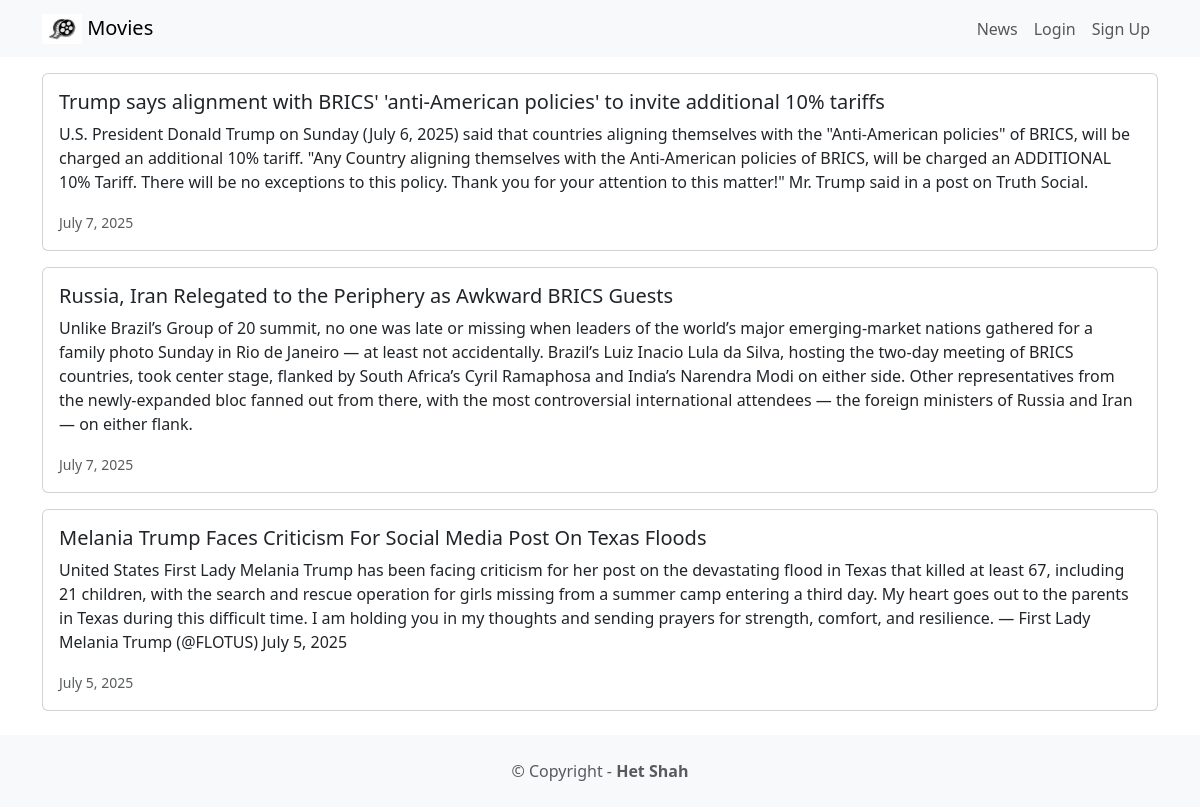
Page /news/ on the committed database.
### news/models.py (models this page shows, shortened)
class News(models.Model):
    headline=models.CharField(max_length=200)
    body=models.TextField()
    date=models.DateField()

### news/views.py (the view)
# urls.py: path('news/',include('news.urls')),
def news(request):
    newss=News.objects.all().order_by('-date')
    return render(request,'news.html',{'newss':newss})

### news/templates/news.html
{% extends 'base.html' %}
{% block content %}
    {% for news in newss %}
        <div class="card mb-3">
            <div class="row g-0">
                <div>
                <div class="card-body">
                    <h5 class="card-title">{{ news.headline}}</h5>
                    <p class="card-text">{{ news.body }}</p>
                    <p class="card-text">
                        <small class="text-muted">
                            {{ news.date }}
                        </small>
                    </p>
                </div>
            </div>
        </div>
    </div>
    {% endfor %}
{% endblock %}

### rows in the picture
News: headline "Trump says alignment with BRICS' 'anti-American policies' to invite additional 10% tariffs", body "U.S. President Donald Trump on Sunday (July 6, 2025) said that countries aligning themselves with the \"Anti-American policies\" of BRICS, will be charged an additional 10% tariff. \"Any Country aligning themselves with the Anti-American policies of BRICS, will be charged an ADDITIONAL 10% Tariff. There will be no exceptions to this policy. Thank you for your attention to this matter!\" Mr. Trump said in a post on Truth Social.", date "July 7, 2025"
News: headline "Russia, Iran Relegated to the Periphery as Awkward BRICS Guests", body "Unlike Brazil’s Group of 20 summit, no one was late or missing when leaders of the world’s major emerging-market nations gathered for a family photo Sunday in Rio de Janeiro — at least not accidentally. Brazil’s Luiz Inacio Lula da Silva, hosting the two-day meeting of BRICS countries, took center stage, flanked by South Africa’s Cyril Ramaphosa and India’s Narendra Modi on either side. Other representatives from the newly-expanded bloc fanned out from there, with the most controversial international attendees — the foreign ministers of Russia and Iran — on either flank.", date "July 7, 2025"
News: headline "Melania Trump Faces Criticism For Social Media Post On Texas Floods", body "United States First Lady Melania Trump has been facing criticism for her post on the devastating flood in Texas that killed at least 67, including 21 children, with the search and rescue operation for girls missing from a summer camp entering a third day. My heart goes out to the parents in Texas during this difficult time. I am holding you in my thoughts and sending prayers for strength, comfort, and resilience. — First Lady Melania Trump (@FLOTUS) July 5, 2025", date "July 5, 2025"
